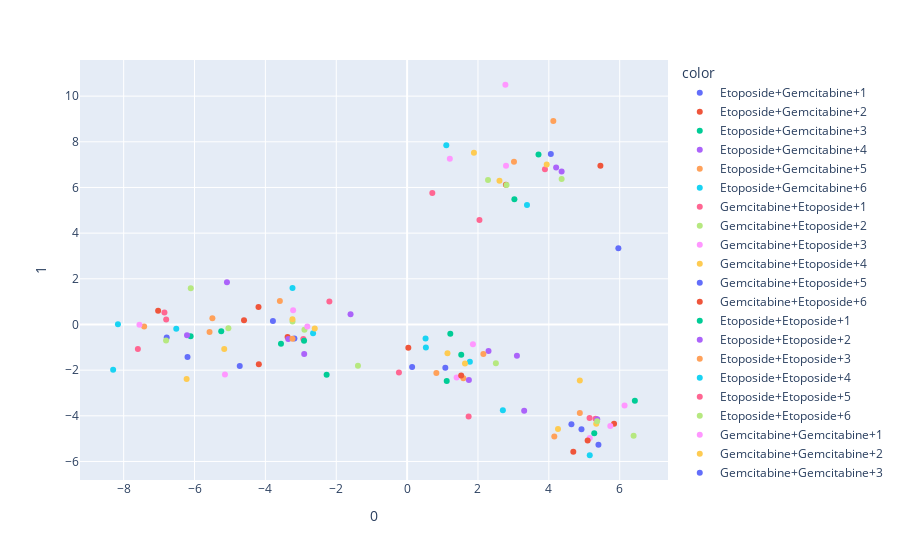

The cell this chart's notebook holds for it:
### Code cell
import plotly.express as px
from sklearn.decomposition import PCA
from sklearn.preprocessing import StandardScaler
model = LinearDiscriminantAnalysis(n_components=4)
y2=[]
for i in range(24):
    y2.append('DNA')
for j in range(24):
    y2.append('MT')
for k in range(24):
    y2.append('HSP')
for m in range(24):
    y2.append('PROT')
for n in range(24):
    y2.append('HDAC')
#model.fit(X_drug, y)
#X_drug2 = model.transform(X_drug)
X_drug3=training.iloc[:,2:240].values
X_drug3=model.fit(X_drug3,y2).transform(X_drug3)
fig = px.scatter(X_drug3, x=0, y=1, color=training['drug_name'])
fig.show()
#these 5 groups are very clearly separated, as we can see in the image
